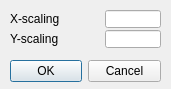
<?xml version="1.0" encoding="UTF-8"?>
<ui version="4.0">
 <class>CQDlgSimpleFilter_resize</class>
 <widget class="QDialog" name="CQDlgSimpleFilter_resize">
  <property name="geometry">
   <rect>
    <x>0</x>
    <y>0</y>
    <width>171</width>
    <height>89</height>
   </rect>
  </property>
  <property name="windowTitle">
   <string>Image Resize</string>
  </property>
  <property name="locale">
   <locale language="English" country="UnitedStates"/>
  </property>
  <widget class="QDialogButtonBox" name="qqOkCancel">
   <property name="geometry">
    <rect>
     <x>10</x>
     <y>55</y>
     <width>151</width>
     <height>32</height>
    </rect>
   </property>
   <property name="standardButtons">
    <set>QDialogButtonBox::Cancel|QDialogButtonBox::Ok</set>
   </property>
  </widget>
  <widget class="QLabel" name="label">
   <property name="geometry">
    <rect>
     <x>10</x>
     <y>10</y>
     <width>91</width>
     <height>18</height>
    </rect>
   </property>
   <property name="text">
    <string>X-scaling</string>
   </property>
  </widget>
  <widget class="QLineEdit" name="qqX">
   <property name="geometry">
    <rect>
     <x>105</x>
     <y>10</y>
     <width>56</width>
     <height>18</height>
    </rect>
   </property>
  </widget>
  <widget class="QLineEdit" name="qqY">
   <property name="geometry">
    <rect>
     <x>105</x>
     <y>30</y>
     <width>56</width>
     <height>18</height>
    </rect>
   </property>
  </widget>
  <widget class="QLabel" name="label_2">
   <property name="geometry">
    <rect>
     <x>10</x>
     <y>30</y>
     <width>91</width>
     <height>18</height>
    </rect>
   </property>
   <property name="text">
    <string>Y-scaling</string>
   </property>
  </widget>
 </widget>
 <tabstops>
  <tabstop>qqX</tabstop>
  <tabstop>qqY</tabstop>
  <tabstop>qqOkCancel</tabstop>
 </tabstops>
 <resources/>
 <connections/>
</ui>
